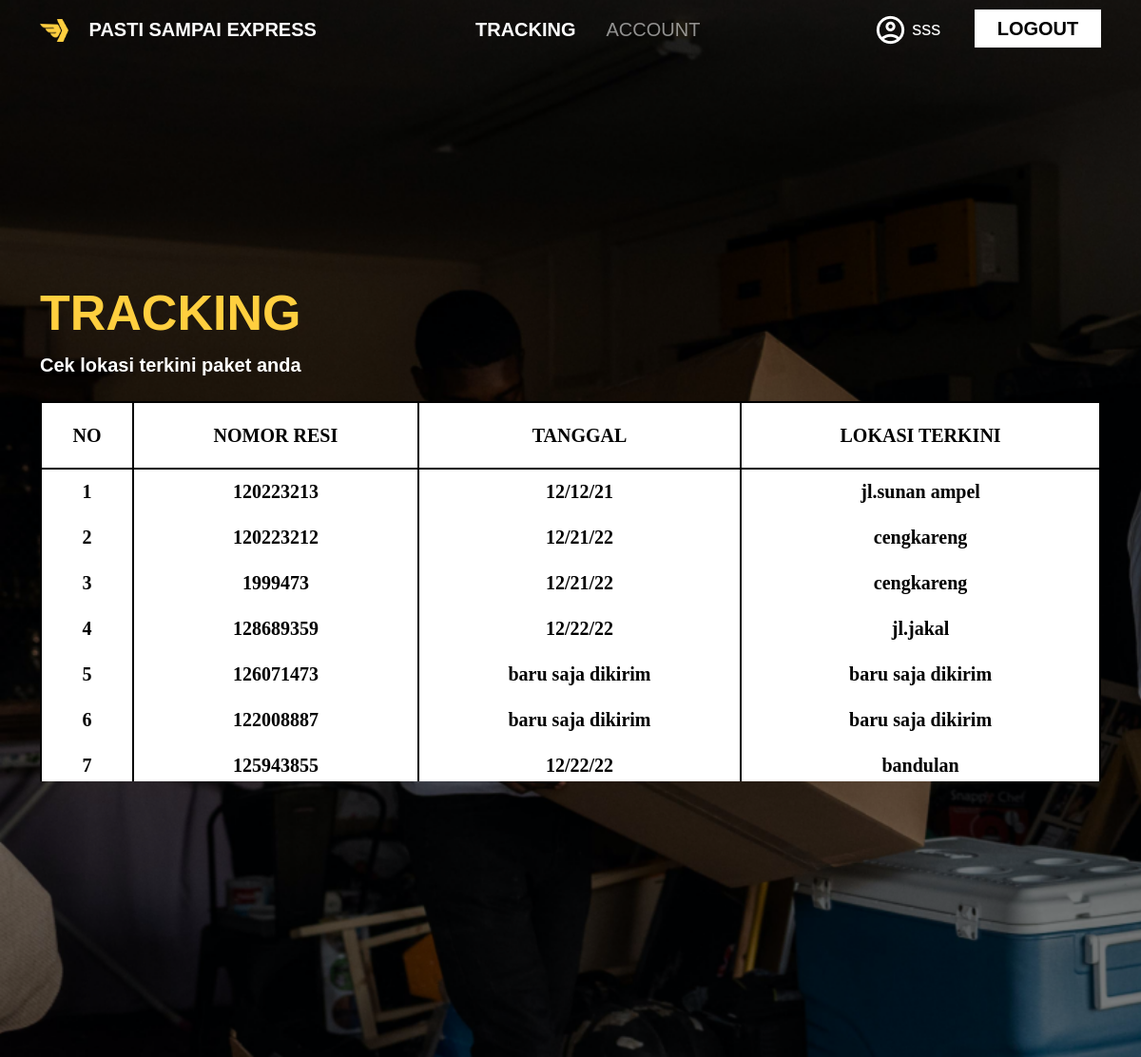
/dashboard (signed in), run on an earlier commit of the app's database.
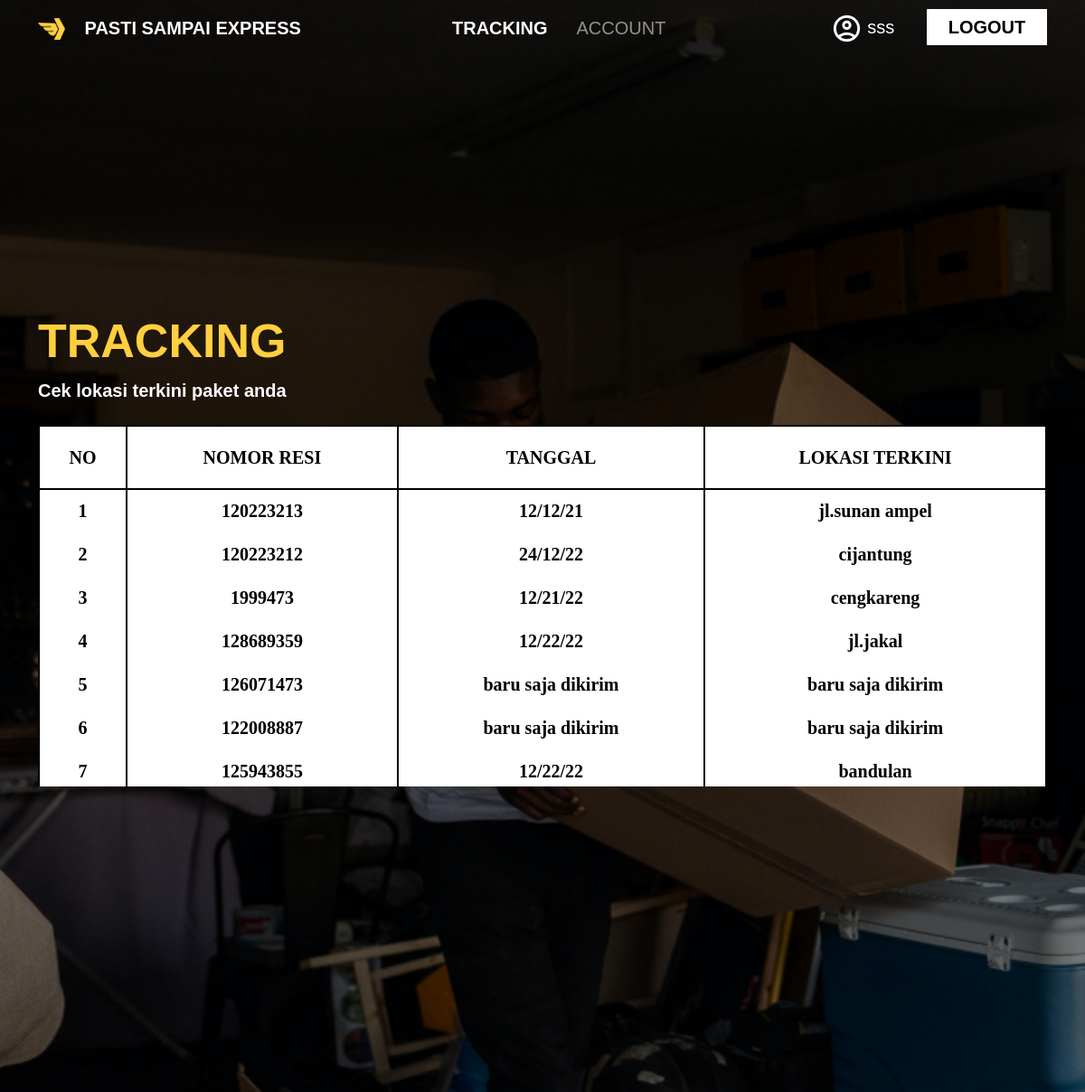
And on a later commit of the database.
### pastisampai/models.py (models this page shows, shortened)
class User(db.Model, UserMixin):
    id = db.Column(db.Integer(), primary_key=True)
    roles = db.Column(db.String(length=30),nullable=False)
    username = db.Column(db.String(length=30), nullable=False, unique=True)
    fullname = db.Column(db.String(length=30),nullable=False)
    email_address = db.Column(db.String(length=50), nullable=False)
    password_hash = db.Column(db.String(length=60), nullable=False)
    resi = db.relationship('Resi',secondary=user_resi,backref='users')
    @property
    def password(self):
        return self.password

class Resi(db.Model):
    id = db.Column(db.Integer(),primary_key=True)
    no_resi = db.Column(db.Integer(),nullable=False)
    sender_n = db.Column(db.String(length=60),nullable=False)
    receiver_n = db.Column(db.String(length=60),nullable=False)
    origin_n = db.Column(db.String(length=60),nullable=False)
    destination_n = db.Column(db.String(length=60),nullable=False)
    type_of_packet = db.Column(db.String(length=60),nullable=False)
    type_of_service = db.Column(db.String(length=60),nullable=False)
    sender_pn = db.Column(db.Integer(),nullable=False)
    receiver_pn = db.Column(db.Integer(),nullable=False)
    weight_packet = db.Column(db.String(length=30),nullable=False)
    arrived_at = db.Column(db.String(length=30),nullable=False)
    time_on_update = db.Column(db.String(length=60),nullable=False)
    time_on_deliver = db.Column(db.String(length=60),nullable=False)
    ongkir = db.Column(db.String(length=30),nullable=False)

### pastisampai/routes.py (the view)
@app.route('/dashboard',methods=["GET","POST"])
@login_required
def dashboard_page():# counterpart for session
    user = current_user.resi
    return render_template("dashboard.html",resis=user)

### pastisampai/models.py (called while the page is built)
@login_manager.user_loader
def load_user(user_id):
    return User.query.get(int(user_id))

### pastisampai/templates/dashboard.html (shortened to what this page needs)
{% extends 'index.html' %}
{% block content %}
        <section id="dashboard">
            <div class="container h-100">
                <div class="row h-100">
                    <div class="col-md-12 dashboard-tagline my-auto">
                        <h1>TRACKING</h1>
                        <p>Cek lokasi terkini paket anda</p>
                        <div class="table-wrapper-scroll-y my-custom-scrollbar">
                            <table class="table table-bordered">
                              <thead>
                                <tr>
                                    <th scope="col">NO</th>
                                    <th scope="col">NOMOR RESI</th>
                                    <th scope="col">TANGGAL</th>
                                    <th scope="col">LOKASI TERKINI</th>
                                </tr>
                              </thead>
                                <tbody>
                                {% if resis %}
                                {% for resi in resis %}
                                <tr>
                                    <th scope="row">{{loop.index}}</th>
                                    <td>{{resi.no_resi}}</td>
                                    <td>{{resi.time_on_update}}</td>
                                    <td>{{resi.arrived_at}}</td>
                                </tr>
                                {% endfor %}
                                {% endif %}
                                </tbody>
                            </table>
                        </div>
                    </div>
                </div>
            </div>
        </section>
{% endblock %}

### pastisampai/templates/index.html (shortened to what this page needs)
<!doctype html>
<html lang="en">
    <head>
        <link rel="stylesheet" href="{{url_for('static',filename='css/bootstrap.min.css')}}">
        <link rel="stylesheet" href="{{url_for('static',filename='css/toastr.min.css')}}">
        <link href="{{url_for('static',filename='css/fontgoogle.css')}}" rel="stylesheet">
        <link rel="stylesheet" href="{{ url_for('static',filename='css/style.css') }}">
        <link rel="stylesheet" href="{{ url_for('static',filename='css/responsive.css') }}">
    </head>
    <body>
        <nav class="navbar navbar-expand-lg navbar-dark bg-transparent position-fixed w-100">
            <div class="container">
                <a class="navbar-brand" href="{{ url_for('home_page') }}">
                    <img src="{{ url_for('static',filename='Assets/img/Logo Small.png') }}" alt="" width="30" height="24" class="d-inline-block align-text-top me-3">
                    PASTI SAMPAI EXPRESS</a>
                <div class="collapse navbar-collapse" id="navbarNav">
                    <ul class="navbar-nav mx-auto">
                            {% if current_user.is_authenticated %}
                                {% if current_user.roles == 'admin' %}
                            <li class="nav-item mx-2">
                                <a href="{{ url_for('dashboard_admin_page') }}" class="nav-link {{ 'active' if request.path == url_for('dashboard_admin_page') }}">ADD</a>
                            </li>
                            <li class="nav-item mx-2">
                                <a href="{{ url_for('update_page') }}"  class="nav-link {{ 'active' if request.path == url_for('update_page') }}">UPDATE</a>
                            </li>
                            <li class="nav-item mx-2">
                                <a href="{{ url_for('tracking_page') }}" class="nav-link {{ 'active' if request.path == url_for('tracking_page') }}">TRACKING</a>
                            </li>
                            <li class="nav-item mx-2">
                                <a href="{{ url_for('account_info') }}" class="nav-link {{ 'active' if request.path == url_for('account_info') }}">ACCOUNT</a>
                            </li>
                                {% else %}
                            <li class="nav-item mx-2">
                                <a href="{{ url_for('dashboard_page') }}" class="nav-link {{ 'active' if request.path == url_for('dashboard_page') }}">TRACKING</a>
                            </li>
                            <li class="nav-item mx-2">
                                <a href="{{ url_for('account_info') }}" class="nav-link {{ 'active' if request.path == url_for('account_info') }}">ACCOUNT</a>
                            </li>
                                {% endif %}
                            {% endif %}
                    </ul>
                    <div>
                        {% if current_user.is_authenticated %}
                        <button class="button-primary">
                            <a href="{{ url_for('account_info') }}">
                                <img src="{{ url_for('static',filename='Assets/img/user.png') }}" alt="">
                                {{current_user.username}}</a>
                        </button>
                        <button class="button-secondary">
                            <a href="{{ url_for('logout_page') }}">LOGOUT</a>
                        </button>
                        {% endif %}
                    </div>
                </div>
            </div>
        </nav>
        {% block content %}{% endblock %}
    </body>
</html>

### pastisampai/static/css/style.css (style rules this page uses)
:root { --pr-color : #000000; }
.bg-transparent { transition: all ease-in 0.3s; }
body { font-family: 'Poppins', sans-serif; background-color: #000000; }
.navbar-brand { font-weight: 700; font-size: 20; }
.nav-link { font-size: 20px; }
.nav-link.active { font-weight: 700; }
.button-primary { width: 133px; height: 40px; background-color: transparent; color: #fff; border: none; font-size: 20px; font-weight: 400; }
.button-secondary { width: 133px; height: 40px; background-color: #fff; color: var(--pr-color); border: none; font-size: 20px; font-weight: 700; }
.button-primary a { color: #fff; text-decoration: none; }
.button-secondary a { color: #000000; text-decoration: none; }
#dashboard { background-image: url('../Assets/img/Background.png'); background-size: cover; height: 100vh; width: 100%; }
#dashboard h1 { width: 100%; height: 71px; font-weight: 700; font-size: 52px; line-height: 78px; color: #FFCF3F; }
#dashboard p { width: 100%; height: 35px; font-weight: 700; font-size: 20px; line-height: 30px; color: #FFFFFF; margin-bottom: 18px; }
.my-custom-scrollbar { position: relative; height: 400px; overflow: auto; }
.table-wrapper-scroll-y { display: block; }
#dashboard thead, #dashboard tbody { border: #000000; background: #FFFFFF; height: 70px; font-family: 'Poppins'; font-weight: 700; font-size: 20px; vertical-align: middle; text-align: center; color: #000000; }
#dashboard tbody { border-bottom: #FFFFFF; }
.table-bordered > :not(caption) > * { border-width: 2.5px 0; }
.table-bordered > :not(caption) > * > * { border-width: 0 2.5px; }

What changed in the data, as far as the page shows it:
changed Resi: time_on_update "12/21/22" → "24/12/22"; arrived_at "cengkareng" → "cijantung"
